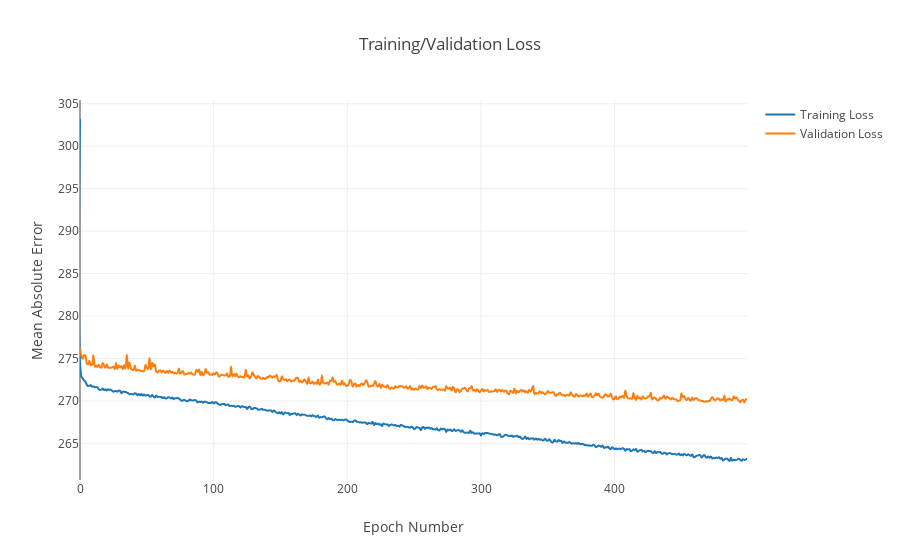

The notebook cell this image was saved under:
### Code cell
# from the keras history callback, extract the specific loss values needed to visualize
loss = history.history['loss']
val_loss = history.history['val_loss']
num_epochs = [idx for idx, _ in enumerate(loss)]

trace1 = go.Scatter(
    x = num_epochs,
    y = loss, 
    name='Training Loss', 
    mode='lines',
    line=dict(shape='spline')
)

trace2 = go.Scatter(
    x = num_epochs,
    y = val_loss, 
    name='Validation Loss', 
    mode='lines',
    line=dict(shape='spline')
)

data = [trace1, trace2]

layout = go.Layout(
                  title='Training/Validation Loss',
                  xaxis=dict(title='Epoch Number'), 
                  yaxis=dict(title='Mean Absolute Error'))

fig = go.Figure(data=data, layout=layout)

iplot(fig)

### Figure 1 — Plotly figure (JSON) as saved in the notebook; plotly's stock layout.template omitted (floating-point values rounded to 4 significant figures; data arrays with more than 128 entries replaced by an {"elided": "..."} marker saying what was removed)
{"data": [{"line": {"shape": "spline"}, "mode": "lines", "name": "Training Loss", "type": "scatter", "x": {"elided": "500 int values"}, "y": {"elided": "500 float values"}}, {"line": {"shape": "spline"}, "mode": "lines", "name": "Validation Loss", "type": "scatter", "x": {"elided": "500 int values"}, "y": {"elided": "500 float values"}}], "layout": {"title": "Training/Validation Loss", "xaxis": {"title": "Epoch Number"}, "yaxis": {"title": "Mean Absolute Error"}}}
